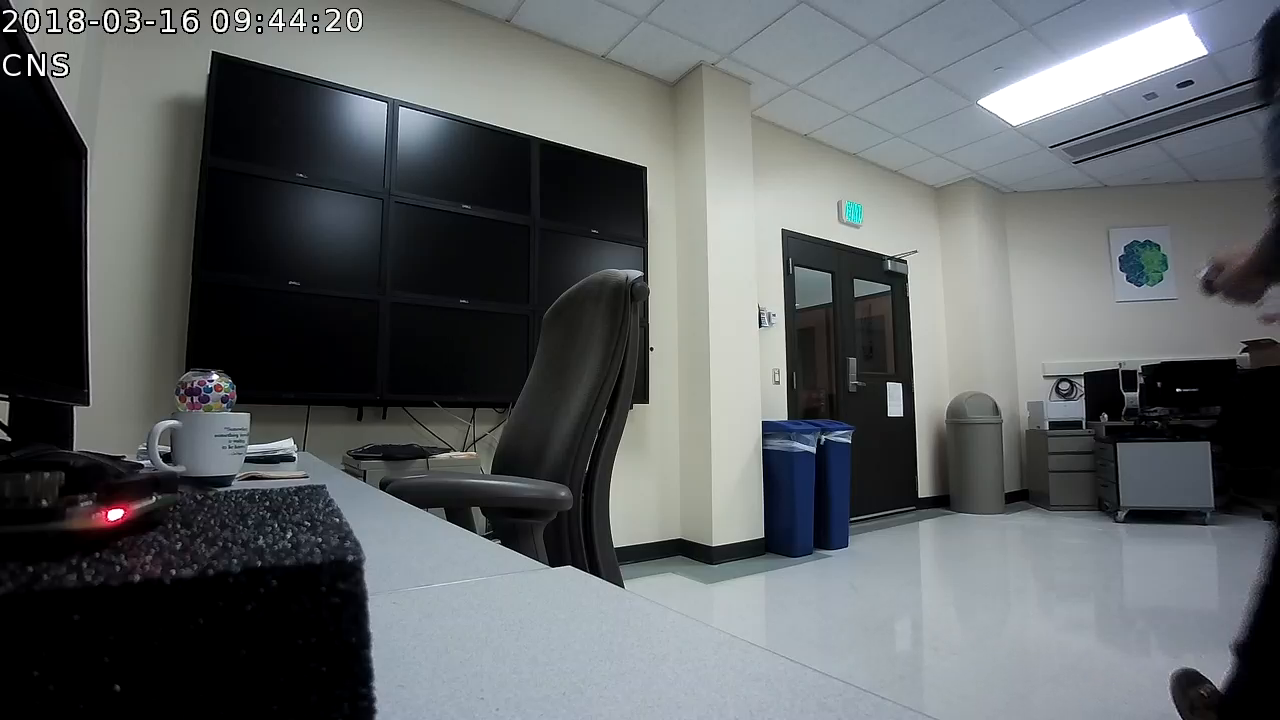
#> input picture frame 64 of HMD.mkv, 1280 x 720 px
$ python replay.py
#> lines starting #> are read from the running program, lines starting #| are printed output that depends on the picture
import cv2
import numpy as np

cap = cv2.VideoCapture("HMD.mkv")
count = 0
j = 1
dup_frame = []
while True:
    ret, frame = cap.read()
#> frame is the input picture: shape (720, 1280, 3); mean B, G, R 98.8, 96.8, 92.8
    if frame is None:
        break

    if ret == True:
        count += 1
    gray = cv2.cvtColor(frame,cv2.COLOR_BGR2GRAY)
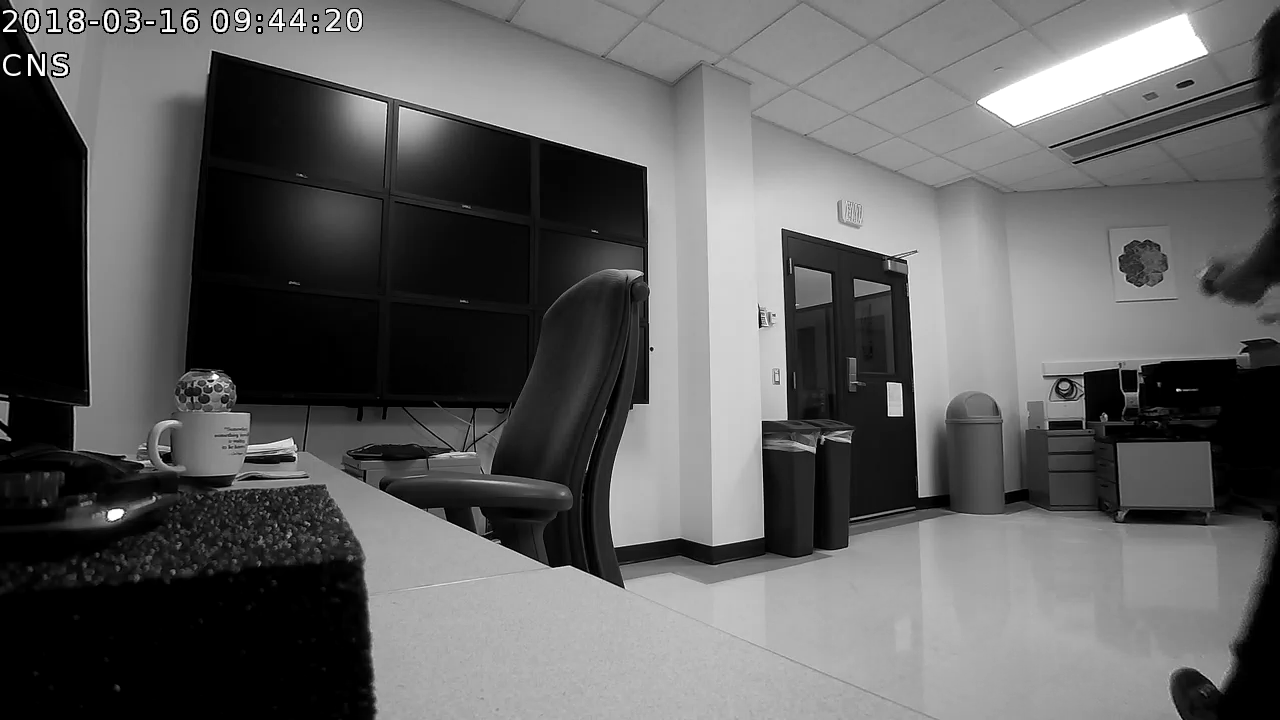
#> gray: shape (720, 1280); min 0, max 255, mean 95.9
    dupli = frame

    if count >= 45:
        print(j)
        dupli = dup_frame[j-1]
        cv2.imshow('Color Frame', dupli)
        k = len(dup_frame)
        print("k ="+str(k))
        if j < k:
            j += 1
        else:
            j = 1


    else:
        cv2.imshow('Color Frame',dupli)
        dup_frame.append(frame)

    cv2.imshow('Frame',gray)
    if cv2.waitKey(51) & 0xFF ==ord('q'):
#> (key q is pressed here)
        break

cap.release()
print(count)
cv2.destroyAllWindows()

$ run again, starting later in the video
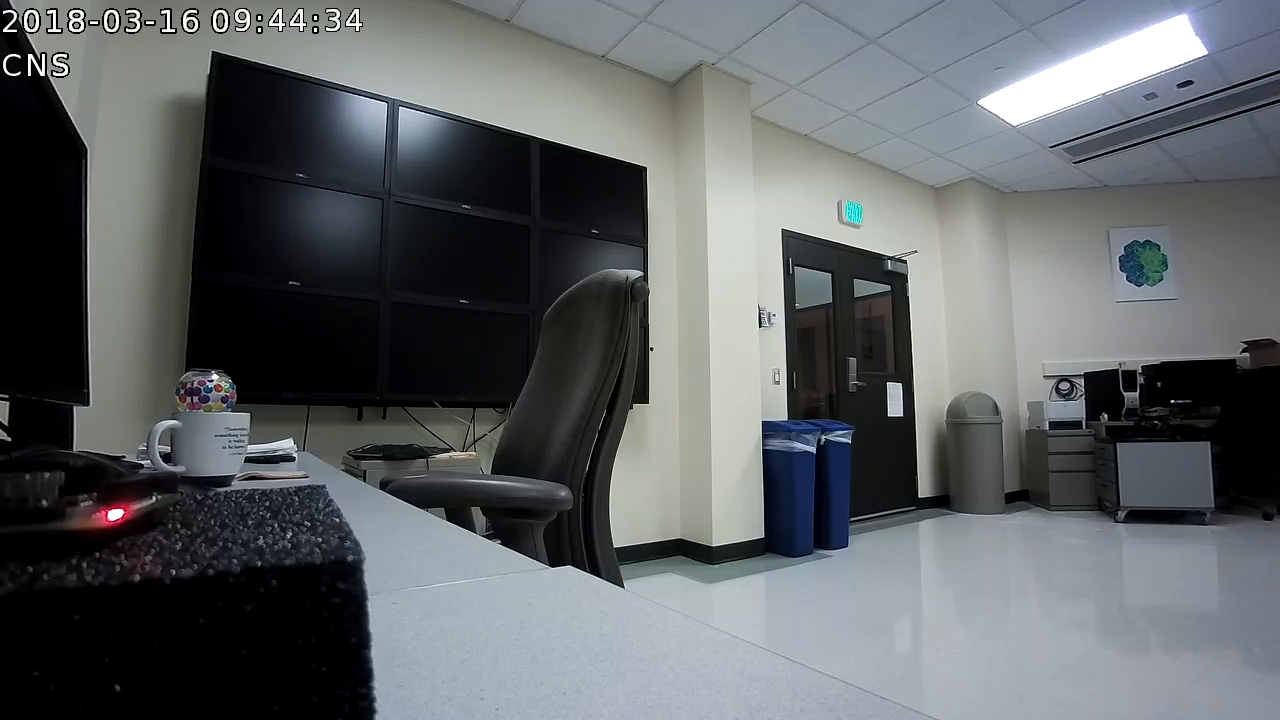
#> input picture frame 291 of HMD.mkv, 1280 x 720 px
#> frame is the input picture: shape (720, 1280, 3); mean B, G, R 101.4, 99.3, 95.2
#> `gray = cv2.cvtColor(frame,cv2.COLOR_BGR2GRAY)`:
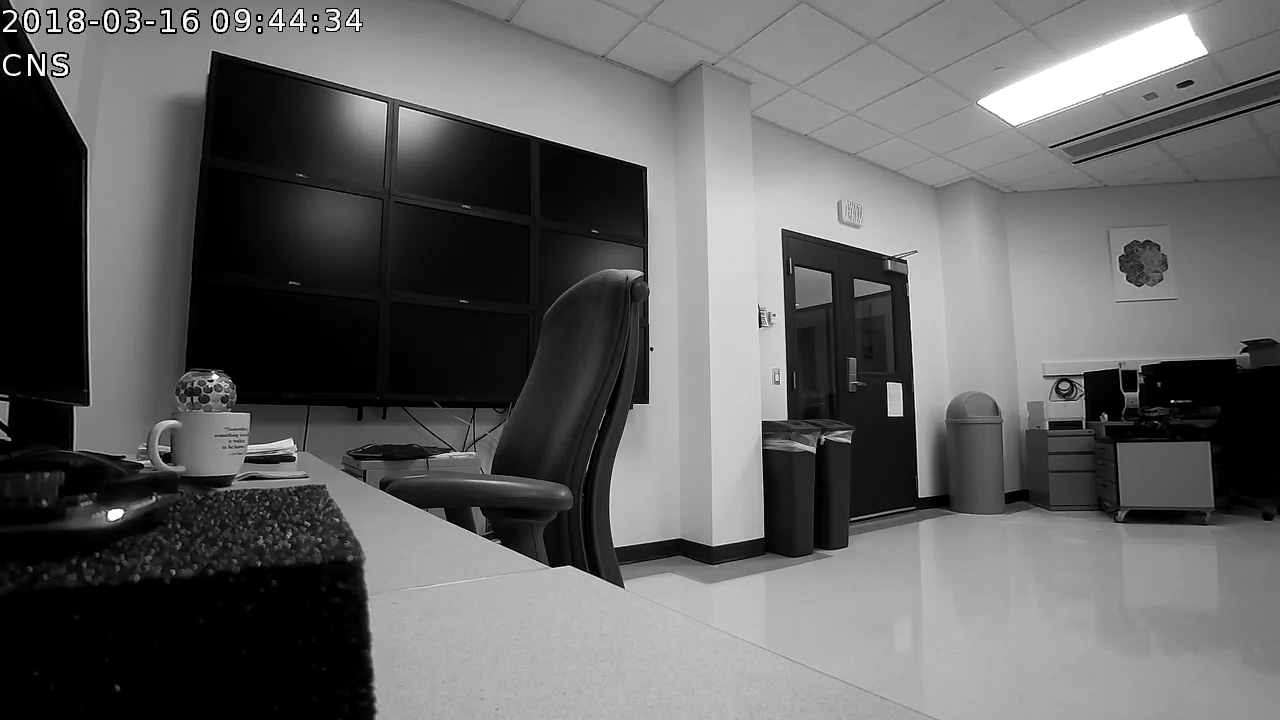
#> gray: shape (720, 1280); min 0, max 255, mean 98.3

$ run again, starting later in the video
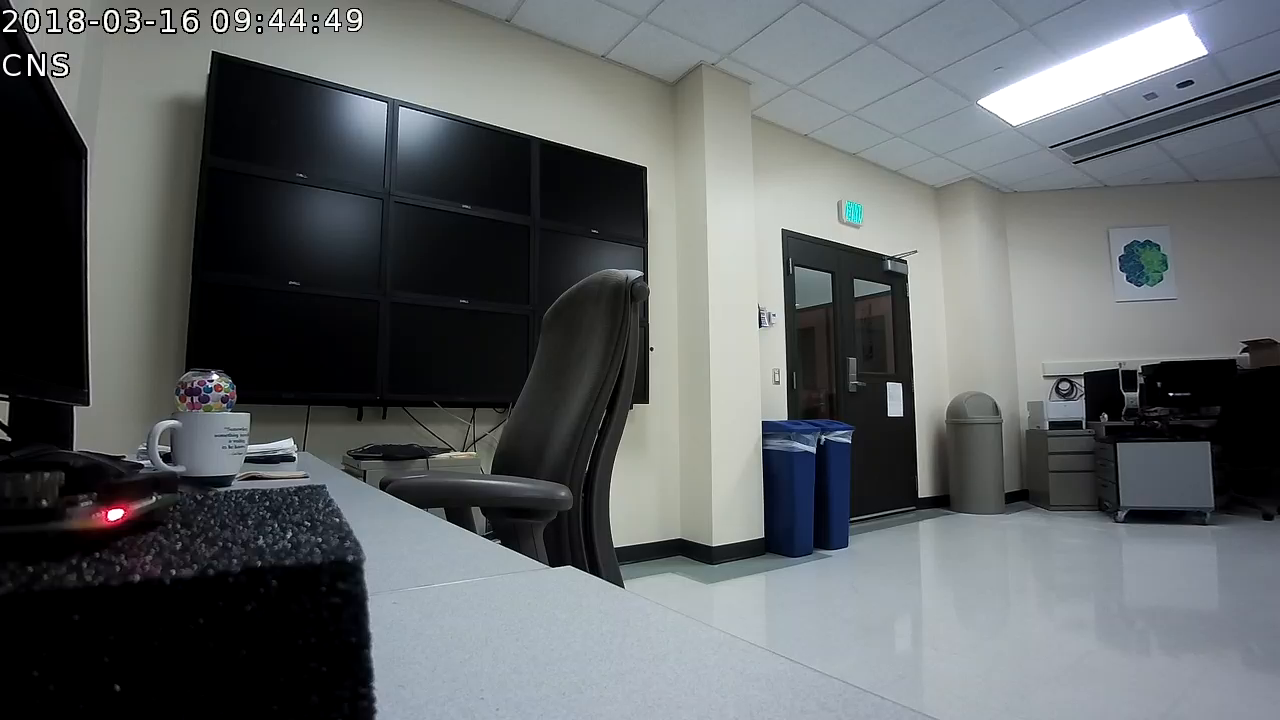
#> input picture frame 518 of HMD.mkv, 1280 x 720 px
#> frame is the input picture: shape (720, 1280, 3); mean B, G, R 101.5, 99.4, 95.2
#> `gray = cv2.cvtColor(frame,cv2.COLOR_BGR2GRAY)`:
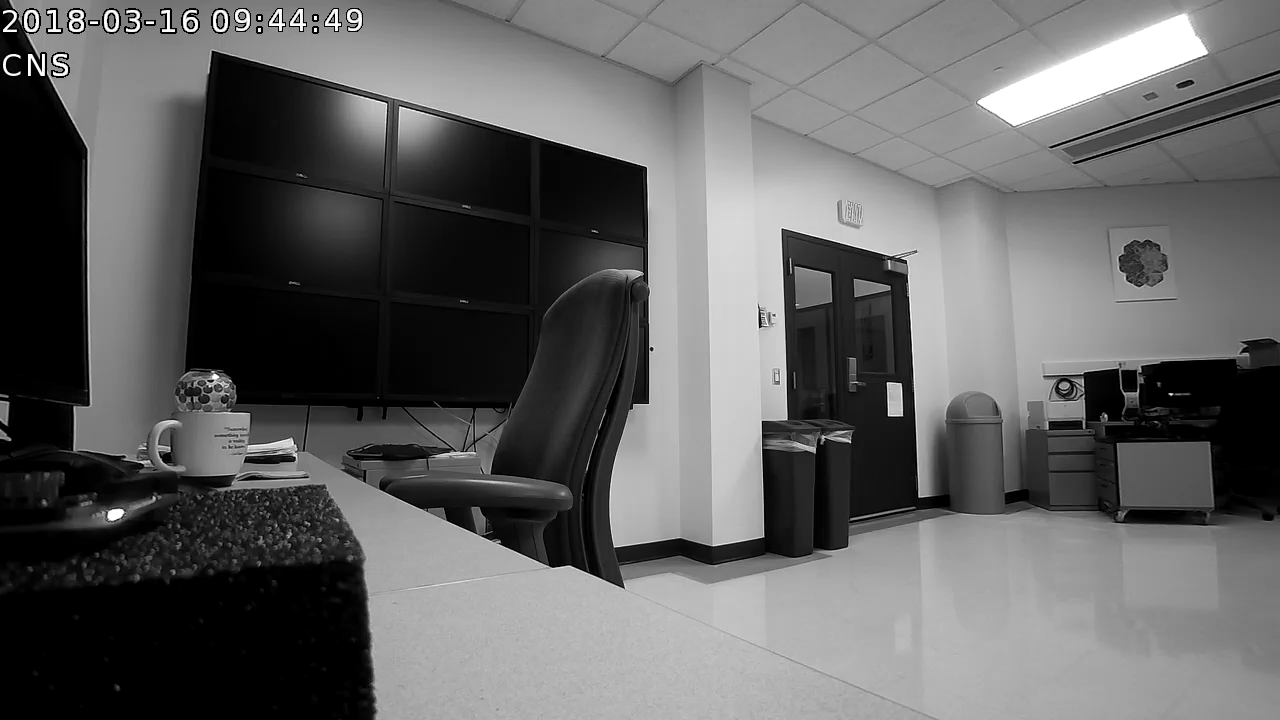
#> gray: shape (720, 1280); min 0, max 255, mean 98.4
